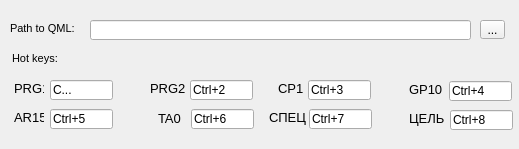
<?xml version="1.0" encoding="UTF-8"?>
<ui version="4.0">
 <class>PropPageQML</class>
 <widget class="QWidget" name="PropPageQML">
  <property name="geometry">
   <rect>
    <x>0</x>
    <y>0</y>
    <width>519</width>
    <height>149</height>
   </rect>
  </property>
  <property name="windowTitle">
   <string>Control panel QML</string>
  </property>
  <widget class="QLabel" name="labelPathToQml">
   <property name="geometry">
    <rect>
     <x>10</x>
     <y>20</y>
     <width>71</width>
     <height>16</height>
    </rect>
   </property>
   <property name="font">
    <font>
     <pointsize>8</pointsize>
    </font>
   </property>
   <property name="text">
    <string>Path to QML:</string>
   </property>
  </widget>
  <widget class="QLineEdit" name="lineEditQmlFile">
   <property name="geometry">
    <rect>
     <x>90</x>
     <y>20</y>
     <width>381</width>
     <height>20</height>
    </rect>
   </property>
  </widget>
  <widget class="QToolButton" name="toolButtonSetQmlFile">
   <property name="geometry">
    <rect>
     <x>480</x>
     <y>20</y>
     <width>25</width>
     <height>19</height>
    </rect>
   </property>
   <property name="text">
    <string>...</string>
   </property>
   <property name="icon">
    <iconset resource="qlocalcontrolqmlplugin.qrc">
     <normaloff>:/Resources/standardbutton-open-32.png</normaloff>:/Resources/standardbutton-open-32.png</iconset>
   </property>
  </widget>
  <widget class="QLabel" name="labelHotKeys">
   <property name="geometry">
    <rect>
     <x>12</x>
     <y>50</y>
     <width>46</width>
     <height>16</height>
    </rect>
   </property>
   <property name="font">
    <font>
     <pointsize>8</pointsize>
    </font>
   </property>
   <property name="text">
    <string>Hot keys:</string>
   </property>
  </widget>
  <widget class="QLabel" name="labelGP10">
   <property name="geometry">
    <rect>
     <x>409</x>
     <y>81</y>
     <width>41</width>
     <height>16</height>
    </rect>
   </property>
   <property name="font">
    <font>
     <pointsize>10</pointsize>
    </font>
   </property>
   <property name="text">
    <string>GP10</string>
   </property>
   <property name="buddy">
    <cstring>lineEditPrg0</cstring>
   </property>
  </widget>
  <widget class="QLineEdit" name="lineEditPrg3">
   <property name="geometry">
    <rect>
     <x>449</x>
     <y>81</y>
     <width>63</width>
     <height>20</height>
    </rect>
   </property>
   <property name="sizePolicy">
    <sizepolicy hsizetype="Fixed" vsizetype="Fixed">
     <horstretch>0</horstretch>
     <verstretch>0</verstretch>
    </sizepolicy>
   </property>
   <property name="text">
    <string>Ctrl+4</string>
   </property>
  </widget>
  <widget class="QLabel" name="labelTA0">
   <property name="geometry">
    <rect>
     <x>158</x>
     <y>110</y>
     <width>31</width>
     <height>16</height>
    </rect>
   </property>
   <property name="font">
    <font>
     <pointsize>10</pointsize>
    </font>
   </property>
   <property name="text">
    <string>TA0</string>
   </property>
   <property name="buddy">
    <cstring>lineEditPrg0</cstring>
   </property>
  </widget>
  <widget class="QLineEdit" name="lineEditPrg5">
   <property name="geometry">
    <rect>
     <x>191</x>
     <y>109</y>
     <width>63</width>
     <height>20</height>
    </rect>
   </property>
   <property name="sizePolicy">
    <sizepolicy hsizetype="Fixed" vsizetype="Fixed">
     <horstretch>0</horstretch>
     <verstretch>0</verstretch>
    </sizepolicy>
   </property>
   <property name="text">
    <string>Ctrl+6</string>
   </property>
  </widget>
  <widget class="QLabel" name="labelAR15">
   <property name="geometry">
    <rect>
     <x>14</x>
     <y>109</y>
     <width>30</width>
     <height>16</height>
    </rect>
   </property>
   <property name="font">
    <font>
     <pointsize>10</pointsize>
    </font>
   </property>
   <property name="text">
    <string>AR15</string>
   </property>
   <property name="buddy">
    <cstring>lineEditPrg0</cstring>
   </property>
  </widget>
  <widget class="QLineEdit" name="lineEditPrg4">
   <property name="geometry">
    <rect>
     <x>50</x>
     <y>109</y>
     <width>63</width>
     <height>20</height>
    </rect>
   </property>
   <property name="sizePolicy">
    <sizepolicy hsizetype="Fixed" vsizetype="Fixed">
     <horstretch>0</horstretch>
     <verstretch>0</verstretch>
    </sizepolicy>
   </property>
   <property name="text">
    <string>Ctrl+5</string>
   </property>
  </widget>
  <widget class="QLabel" name="labelCP1">
   <property name="geometry">
    <rect>
     <x>278</x>
     <y>80</y>
     <width>31</width>
     <height>16</height>
    </rect>
   </property>
   <property name="font">
    <font>
     <pointsize>10</pointsize>
    </font>
   </property>
   <property name="text">
    <string>CP1</string>
   </property>
   <property name="buddy">
    <cstring>lineEditPrg0</cstring>
   </property>
  </widget>
  <widget class="QLineEdit" name="lineEditPrg2">
   <property name="geometry">
    <rect>
     <x>308</x>
     <y>80</y>
     <width>63</width>
     <height>20</height>
    </rect>
   </property>
   <property name="sizePolicy">
    <sizepolicy hsizetype="Fixed" vsizetype="Fixed">
     <horstretch>0</horstretch>
     <verstretch>0</verstretch>
    </sizepolicy>
   </property>
   <property name="text">
    <string>Ctrl+3</string>
   </property>
  </widget>
  <widget class="QLabel" name="labelSPEC">
   <property name="geometry">
    <rect>
     <x>269</x>
     <y>109</y>
     <width>41</width>
     <height>16</height>
    </rect>
   </property>
   <property name="font">
    <font>
     <pointsize>10</pointsize>
    </font>
   </property>
   <property name="text">
    <string>СПЕЦ</string>
   </property>
   <property name="buddy">
    <cstring>lineEditPrg0</cstring>
   </property>
  </widget>
  <widget class="QLineEdit" name="lineEditPrg6">
   <property name="geometry">
    <rect>
     <x>309</x>
     <y>109</y>
     <width>63</width>
     <height>20</height>
    </rect>
   </property>
   <property name="sizePolicy">
    <sizepolicy hsizetype="Fixed" vsizetype="Fixed">
     <horstretch>0</horstretch>
     <verstretch>0</verstretch>
    </sizepolicy>
   </property>
   <property name="text">
    <string>Ctrl+7</string>
   </property>
  </widget>
  <widget class="QLabel" name="labelTARG">
   <property name="geometry">
    <rect>
     <x>409</x>
     <y>110</y>
     <width>41</width>
     <height>16</height>
    </rect>
   </property>
   <property name="font">
    <font>
     <pointsize>10</pointsize>
    </font>
   </property>
   <property name="text">
    <string>ЦЕЛЬ</string>
   </property>
   <property name="buddy">
    <cstring>lineEditPrg0</cstring>
   </property>
  </widget>
  <widget class="QLineEdit" name="lineEditPrg7">
   <property name="geometry">
    <rect>
     <x>450</x>
     <y>110</y>
     <width>63</width>
     <height>20</height>
    </rect>
   </property>
   <property name="sizePolicy">
    <sizepolicy hsizetype="Fixed" vsizetype="Fixed">
     <horstretch>0</horstretch>
     <verstretch>0</verstretch>
    </sizepolicy>
   </property>
   <property name="text">
    <string>Ctrl+8</string>
   </property>
  </widget>
  <widget class="QLabel" name="labelPRG2">
   <property name="geometry">
    <rect>
     <x>150</x>
     <y>80</y>
     <width>41</width>
     <height>16</height>
    </rect>
   </property>
   <property name="font">
    <font>
     <pointsize>10</pointsize>
    </font>
   </property>
   <property name="text">
    <string>PRG2</string>
   </property>
   <property name="buddy">
    <cstring>lineEditPrg0</cstring>
   </property>
  </widget>
  <widget class="QLineEdit" name="lineEditPrg1">
   <property name="geometry">
    <rect>
     <x>190</x>
     <y>80</y>
     <width>63</width>
     <height>20</height>
    </rect>
   </property>
   <property name="sizePolicy">
    <sizepolicy hsizetype="Fixed" vsizetype="Fixed">
     <horstretch>0</horstretch>
     <verstretch>0</verstretch>
    </sizepolicy>
   </property>
   <property name="text">
    <string>Ctrl+2</string>
   </property>
  </widget>
  <widget class="QLabel" name="labelPRG1">
   <property name="geometry">
    <rect>
     <x>14</x>
     <y>80</y>
     <width>30</width>
     <height>16</height>
    </rect>
   </property>
   <property name="font">
    <font>
     <pointsize>10</pointsize>
    </font>
   </property>
   <property name="text">
    <string>PRG1</string>
   </property>
   <property name="buddy">
    <cstring>lineEditPrg0</cstring>
   </property>
  </widget>
  <widget class="QLineEdit" name="lineEditPrg0">
   <property name="geometry">
    <rect>
     <x>50</x>
     <y>80</y>
     <width>63</width>
     <height>20</height>
    </rect>
   </property>
   <property name="sizePolicy">
    <sizepolicy hsizetype="Fixed" vsizetype="Fixed">
     <horstretch>0</horstretch>
     <verstretch>0</verstretch>
    </sizepolicy>
   </property>
   <property name="text">
    <string>C...</string>
   </property>
  </widget>
 </widget>
 <resources>
  <include location="qlocalcontrolqmlplugin.qrc"/>
 </resources>
 <connections/>
</ui>
